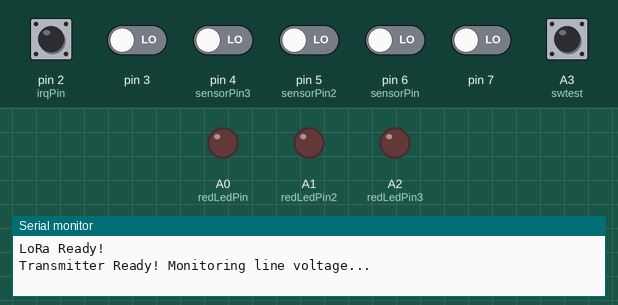
A sketch run on a simulated Arduino Uno, built with avr-gcc and run on an emulated ATmega328P. On the bench: output pins drawn as LEDs (lit = HIGH), the last lines printed to the serial monitor. The inputs (shaded band) are chosen by the test bench; at power-on: A3 (swtest), pin 2 (irqPin) HIGH, pin 3, pin 4 (sensorPin3), pin 5 (sensorPin2), pin 6 (sensorPin), pin 7 LOW. No radio packets arrive unless stated.

Above: at 1.2 s.
1.3 s: A3 (swtest) pulled LOW for 0.15 s
At 2.0 s:
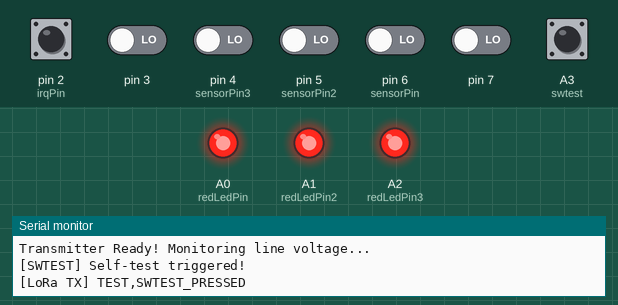
3.9 s: pin 4 (sensorPin3) driven HIGH
Timing chart, 0 to 6.9 s (numbered marks = the images above; inputs shaded):
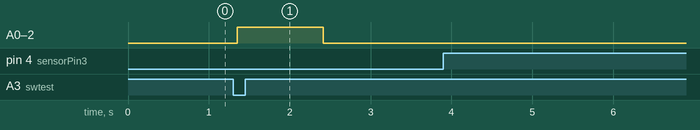

Measured:
- after the input at 1.3 s, A0 (redLedPin), A1 (redLedPin2), A2 (redLedPin3): LOW → HIGH after 0.05 s, → LOW 1.1 s later

The sketch:

seiiiiiii_v2.ino
```cpp
#include <SPI.h>
#include <LoRa.h>

const int sensorPin  = 6;   // PD6 -> PCINT22
const int sensorPin2 = 5;   // PD5 -> PCINT21
const int sensorPin3 = 4;   // PD4 -> PCINT20
const int redLedPin  = A0;
const int redLedPin2 = A1;
const int redLedPin3 = A2;
const int swtest     = A3;  // ปุ่มต่อระหว่าง A3 กับ GND (INPUT_PULLUP)

// ================== LoRa RA-02 (SX1278) ==================
const int csPin = 10;
const int resetPin = 9;
const int irqPin = 2;

unsigned long lastSendTime = 0;
const unsigned long sendIntervalMs = 2500;

// ---------------- ช่อง 1 (pin 6) ----------------
volatile unsigned long lastEdgeMicros = 0;
volatile unsigned long capturedPeriod = 0;
volatile bool pulseFlag = false;
unsigned long lastValidPulseTime = 0;
int consecutiveValid = 0;
unsigned long lastAcceptedPeriod = 0;
bool isVoltageDetected = false;
String detectedMode = "";

// ---------------- ช่อง 2 (pin 5) ----------------
volatile unsigned long lastEdgeMicros2 = 0;
volatile unsigned long capturedPeriod2 = 0;
volatile bool pulseFlag2 = false;
unsigned long lastValidPulseTime2 = 0;
int consecutiveValid2 = 0;
unsigned long lastAcceptedPeriod2 = 0;
bool isVoltageDetected2 = false;
String detectedMode2 = "";

// ---------------- ช่อง 3 (pin 4) ----------------
volatile unsigned long lastEdgeMicros3 = 0;
volatile unsigned long capturedPeriod3 = 0;
volatile bool pulseFlag3 = false;
unsigned long lastValidPulseTime3 = 0;
int consecutiveValid3 = 0;
unsigned long lastAcceptedPeriod3 = 0;
bool isVoltageDetected3 = false;
String detectedMode3 = "";

volatile uint8_t lastPortDState = 0;

const unsigned long noVoltageTimeout = 300;

const unsigned long half_minUs = 14000;
const unsigned long half_maxUs = 23000;
const unsigned long full_minUs = 7000;
const unsigned long full_maxUs = 11500;

const unsigned long debounceUs = 1500;
const int requiredConsecutive = 2;

// ---------------- ปุ่ม swtest (A3) ----------------
bool lastSwState = HIGH;
unsigned long lastSwChangeTime = 0;
const unsigned long swDebounceMs = 50;

void runSelfTest() {
  Serial.println("[SWTEST] Self-test triggered!");

  // ไฟฝั่งส่งติดทั้ง 3 ดวงทันทีที่กด
  digitalWrite(redLedPin,  HIGH);
  digitalWrite(redLedPin2, HIGH);
  digitalWrite(redLedPin3, HIGH);

  // ส่ง TEST แบบ blocking (รอส่งจบเอง ~2 วินาทีที่ SF12)
  // ถ้าวิทยุยังส่งแพ็กเก็ตก่อนหน้าอยู่ beginPacket() จะคืน false -> รอแล้วลองใหม่
  bool sent = false;
  for (int i = 0; i < 20 && !sent; i++) {
    if (LoRa.beginPacket()) {
      LoRa.print("TEST,SWTEST_PRESSED");
      LoRa.endPacket();          // blocking: รอจนส่งเสร็จ
      sent = true;
      Serial.println("[LoRa TX] TEST,SWTEST_PRESSED");
    } else {
      delay(200);
    }
  }
  if (!sent) Serial.println("[LoRa TX] TEST failed");

  // ให้ไฟฝั่งส่งค้างต่ออีกเล็กน้อย
  delay(1000);

  digitalWrite(redLedPin,  isVoltageDetected  ? HIGH : LOW);
  digitalWrite(redLedPin2, isVoltageDetected2 ? HIGH : LOW);
  digitalWrite(redLedPin3, isVoltageDetected3 ? HIGH : LOW);

  lastSendTime = millis();   // กันส่ง STATUS ซ้อนทันทีหลังทดสอบ
}

void checkSwTest() {
  bool reading = digitalRead(swtest);

  if (reading != lastSwState) {
    lastSwChangeTime = millis();
  }

  if ((millis() - lastSwChangeTime) > swDebounceMs) {
    static bool stableState = HIGH;
    if (reading != stableState) {
      stableState = reading;
      if (stableState == LOW) {
        runSelfTest();
      }
    }
  }

  lastSwState = reading;
}

void setupPCINT() {
  PCICR  |= (1 << PCIE2);
  PCMSK2 |= (1 << PCINT22);
  PCMSK2 |= (1 << PCINT21);
  PCMSK2 |= (1 << PCINT20);
  lastPortDState = PIND;
}

ISR(PCINT2_vect) {
  uint8_t currentPortD = PIND;
  uint8_t changed = currentPortD ^ lastPortDState;

  // ช่อง 1 (PD6)
  if (changed & (1 << PORTD6)) {
    bool cur  = (currentPortD  >> PORTD6) & 1;
    bool prev = (lastPortDState >> PORTD6) & 1;
    if (cur == HIGH && prev == LOW) {
      unsigned long now = micros();
      unsigned long diff = now - lastEdgeMicros;
      if (diff >= debounceUs) {
        lastEdgeMicros = now;
        capturedPeriod = diff;
        pulseFlag = true;
      }
    }
  }

  // ช่อง 2 (PD5)  <-- แก้จาก PORTD3 เป็น PORTD5
  if (changed & (1 << PORTD5)) {
    bool cur  = (currentPortD  >> PORTD5) & 1;
    bool prev = (lastPortDState >> PORTD5) & 1;
    if (cur == HIGH && prev == LOW) {
      unsigned long now = micros();
      unsigned long diff = now - lastEdgeMicros2;
      if (diff >= debounceUs) {
        lastEdgeMicros2 = now;
        capturedPeriod2 = diff;
        pulseFlag2 = true;
      }
    }
  }

  // ช่อง 3 (PD4)
  if (changed & (1 << PORTD4)) {
    bool cur  = (currentPortD  >> PORTD4) & 1;
    bool prev = (lastPortDState >> PORTD4) & 1;
    if (cur == HIGH && prev == LOW) {
      unsigned long now = micros();
      unsigned long diff = now - lastEdgeMicros3;
      if (diff >= debounceUs) {
        lastEdgeMicros3 = now;
        capturedPeriod3 = diff;
        pulseFlag3 = true;
      }
    }
  }

  lastPortDState = currentPortD;
}

bool checkPeriod(unsigned long period, String &modeOut) {
  if (period >= half_minUs && period <= half_maxUs) { modeOut = "1 pulse/cycle"; return true; }
  if (period >= full_minUs && period <= full_maxUs) { modeOut = "2 pulses/cycle"; return true; }
  return false;
}

bool isConsistent(unsigned long period, unsigned long lastAccepted, float tolerancePct) {
  if (lastAccepted == 0) return true;
  bool curHalf  = (period       >= half_minUs && period       <= half_maxUs);
  bool prevHalf = (lastAccepted >= half_minUs && lastAccepted <= half_maxUs);
  if (curHalf != prevHalf) return true;
  long diff = (long)period - (long)lastAccepted;
  if (diff < 0) diff = -diff;
  long allowed = (long)((float)lastAccepted * tolerancePct);
  return diff <= allowed;
}

void sendStatusPacket() {
  String packet = "STATUS,V1:";
  packet += isVoltageDetected  ? "ON" : "OFF";
  packet += ",V2:";
  packet += isVoltageDetected2 ? "ON" : "OFF";
  packet += ",V3:";
  packet += isVoltageDetected3 ? "ON" : "OFF";

  if (!LoRa.beginPacket()) return;
  LoRa.print(packet);
  LoRa.endPacket(true);

  Serial.print("[LoRa TX] ");
  Serial.println(packet);
}

void setupLoRa() {
  LoRa.setPins(csPin, resetPin, irqPin);

  bool started = false;
  for (int i = 0; i < 5; i++) {
    if (LoRa.begin(433E6)) {
      started = true;
      break;
    }
    delay(300);
  }

  if (!started) {
    Serial.println("LoRa init failed!");
    while (1);
  }

  LoRa.setSpreadingFactor(12);
  LoRa.setSignalBandwidth(125E3);
  LoRa.setCodingRate4(8);
  LoRa.setPreambleLength(12);
  LoRa.setSyncWord(0x34);
  LoRa.enableCrc();

  Serial.println("LoRa Ready!");
}

void setup() {
  pinMode(sensorPin, INPUT);
  pinMode(sensorPin2, INPUT);
  pinMode(sensorPin3, INPUT);
  pinMode(redLedPin, OUTPUT);
  pinMode(redLedPin2, OUTPUT);
  pinMode(redLedPin3, OUTPUT);
  pinMode(swtest, INPUT_PULLUP);
  Serial.begin(9600);
  while (!Serial) delay(10);
  setupPCINT();
  setupLoRa();
  Serial.println("Transmitter Ready! Monitoring line voltage...");
}

void loop() {
  checkSwTest();

  // ---------- ช่อง 1 ----------
  if (pulseFlag) {
    noInterrupts();
    unsigned long period = capturedPeriod;
    pulseFlag = false;
    interrupts();

    Serial.print("[CH1] Period(us): ");
    Serial.println(period);

    String mode;
    if (checkPeriod(period, mode) && isConsistent(period, lastAcceptedPeriod, 0.30)) {
      consecutiveValid++;
      lastAcceptedPeriod = period;
      lastValidPulseTime = millis();
      detectedMode = mode;
      if (consecutiveValid >= requiredConsecutive && !isVoltageDetected) {
        isVoltageDetected = true;
        digitalWrite(redLedPin, HIGH);
        Serial.print("[CH1] Voltage Detected! Mode: ");
        Serial.println(detectedMode);
      }
    } else {
      if (consecutiveValid > 0) consecutiveValid--;
    }
  }
  if (millis() - lastValidPulseTime > noVoltageTimeout) {
    if (isVoltageDetected) {
      isVoltageDetected = false;
      digitalWrite(redLedPin, LOW);
      Serial.println("[CH1] No Voltage");
    }
    consecutiveValid = 0;
    lastAcceptedPeriod = 0;
  }

  // ---------- ช่อง 2 ----------
  if (pulseFlag2) {
    noInterrupts();
    unsigned long period2 = capturedPeriod2;
    pulseFlag2 = false;
    interrupts();

    Serial.print("[CH2] Period(us): ");
    Serial.println(period2);

    String mode2;
    if (checkPeriod(period2, mode2) && isConsistent(period2, lastAcceptedPeriod2, 0.30)) {
      consecutiveValid2++;
      lastAcceptedPeriod2 = period2;
      lastValidPulseTime2 = millis();
      detectedMode2 = mode2;
      if (consecutiveValid2 >= requiredConsecutive && !isVoltageDetected2) {
        isVoltageDetected2 = true;
        digitalWrite(redLedPin2, HIGH);
        Serial.print("[CH2] Voltage Detected! Mode: ");
        Serial.println(detectedMode2);
      }
    } else {
      if (consecutiveValid2 > 0) consecutiveValid2--;
    }
  }
  if (millis() - lastValidPulseTime2 > noVoltageTimeout) {
    if (isVoltageDetected2) {
      isVoltageDetected2 = false;
      digitalWrite(redLedPin2, LOW);
      Serial.println("[CH2] No Voltage");
    }
    consecutiveValid2 = 0;
    lastAcceptedPeriod2 = 0;
  }

  // ---------- ช่อง 3 ----------
  if (pulseFlag3) {
    noInterrupts();
    unsigned long period3 = capturedPeriod3;
    pulseFlag3 = false;
    interrupts();

    Serial.print("[CH3] Period(us): ");
    Serial.println(period3);

    String mode3;
    if (checkPeriod(period3, mode3) && isConsistent(period3, lastAcceptedPeriod3, 0.30)) {
      consecutiveValid3++;
      lastAcceptedPeriod3 = period3;
      lastValidPulseTime3 = millis();
      detectedMode3 = mode3;
      if (consecutiveValid3 >= requiredConsecutive && !isVoltageDetected3) {
        isVoltageDetected3 = true;
        digitalWrite(redLedPin3, HIGH);
        Serial.print("[CH3] Voltage Detected! Mode: ");
        Serial.println(detectedMode3);
      }
    } else {
      if (consecutiveValid3 > 0) consecutiveValid3--;
    }
  }
  if (millis() - lastValidPulseTime3 > noVoltageTimeout) {
    if (isVoltageDetected3) {
      isVoltageDetected3 = false;
      digitalWrite(redLedPin3, LOW);
      Serial.println("[CH3] No Voltage");
    }
    consecutiveValid3 = 0;
    lastAcceptedPeriod3 = 0;
  }

  // ---------- ส่งสถานะเป็นระยะ ----------
  if (millis() - lastSendTime >= sendIntervalMs) {
    lastSendTime = millis();
    sendStatusPacket();
  }
}
```
